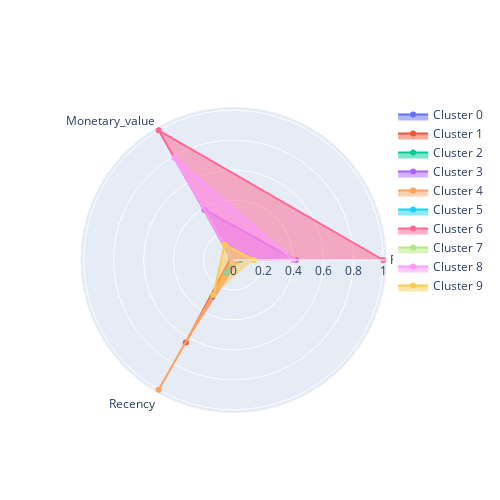

Here is the notebook cell this chart was saved with:
### Code cell
grouped_data_tsne_3_KMeans = clients_df_2.groupby('tsne_3_KMeans')[['Frequency', 'Monetary_value', 'Recency']].mean()
plot_cluster_profile(grouped_data_tsne_3_KMeans, 10)

### Figure 1 — Plotly figure (JSON) as saved in the notebook; plotly's stock layout.template omitted (floating-point values rounded to 4 significant figures)
{"data": [{"fill": "toself", "name": "Cluster 0", "r": [0.004813, 0.009231, 0.2825], "theta": ["Frequency", "Monetary_value", "Recency"], "type": "scatterpolar"}, {"fill": "toself", "name": "Cluster 1", "r": [0.04255, 0.02605, 0.637], "theta": ["Frequency", "Monetary_value", "Recency"], "type": "scatterpolar"}, {"fill": "toself", "name": "Cluster 2", "r": [0.04331, 0.02552, 0], "theta": ["Frequency", "Monetary_value", "Recency"], "type": "scatterpolar"}, {"fill": "toself", "name": "Cluster 3", "r": [0.4168, 0.3875, 0.01196], "theta": ["Frequency", "Monetary_value", "Recency"], "type": "scatterpolar"}, {"fill": "toself", "name": "Cluster 4", "r": [0.01726, 0.007331, 1], "theta": ["Frequency", "Monetary_value", "Recency"], "type": "scatterpolar"}, {"fill": "toself", "name": "Cluster 5", "r": [0, 0, 0.09879], "theta": ["Frequency", "Monetary_value", "Recency"], "type": "scatterpolar"}, {"fill": "toself", "name": "Cluster 6", "r": [1, 1, 0.007638], "theta": ["Frequency", "Monetary_value", "Recency"], "type": "scatterpolar"}, {"fill": "toself", "name": "Cluster 7", "r": [0.1348, 0.1141, 0.01507], "theta": ["Frequency", "Monetary_value", "Recency"], "type": "scatterpolar"}, {"fill": "toself", "name": "Cluster 8", "r": [0.3993, 0.7874, 0.003636], "theta": ["Frequency", "Monetary_value", "Recency"], "type": "scatterpolar"}, {"fill": "toself", "name": "Cluster 9", "r": [0.1353, 0.1181, 0.27], "theta": ["Frequency", "Monetary_value", "Recency"], "type": "scatterpolar"}], "layout": {"autosize": false, "height": 500, "showlegend": true, "width": 500}}
